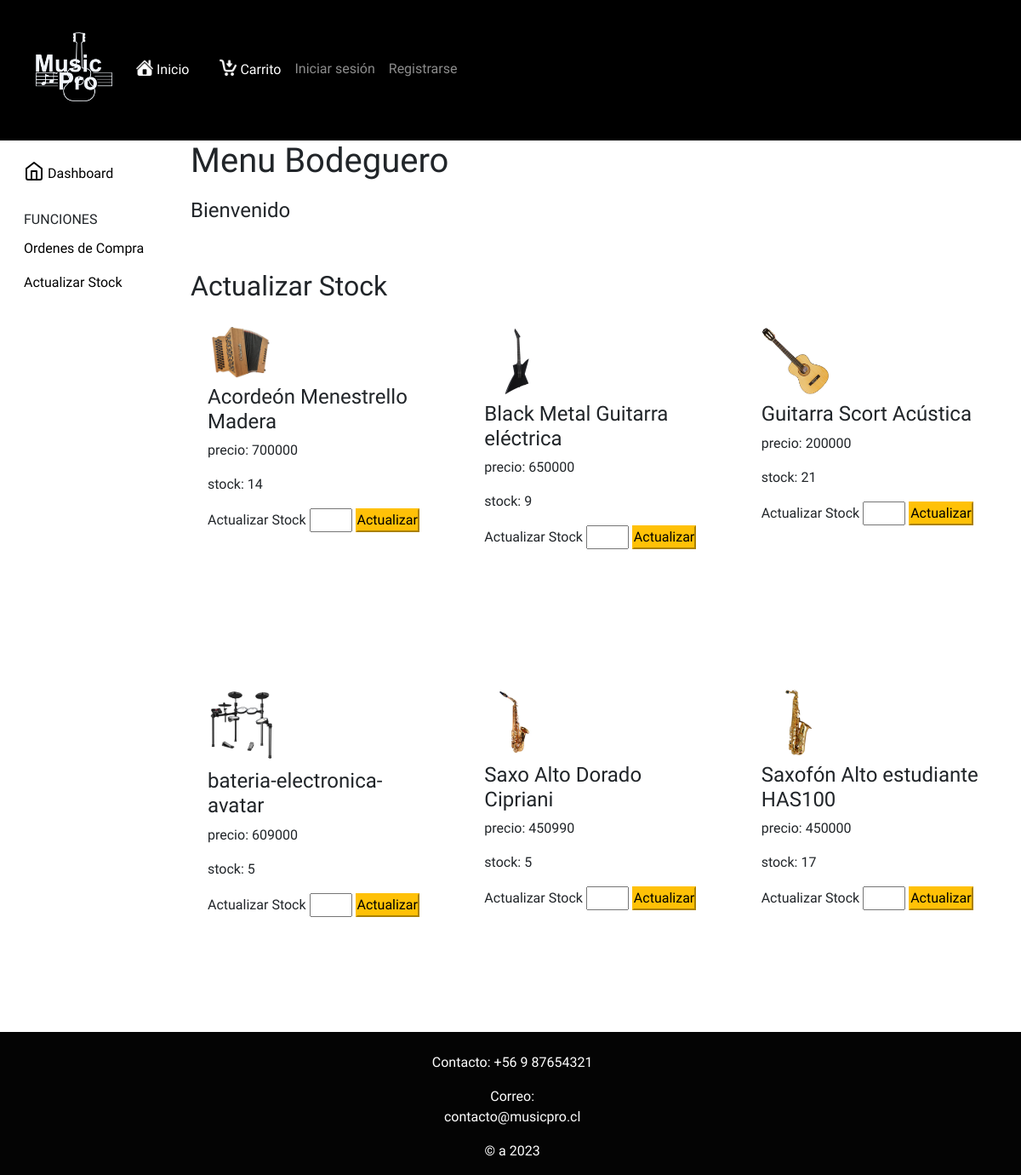
/bodegueroStock, run on an earlier commit of the app's database.
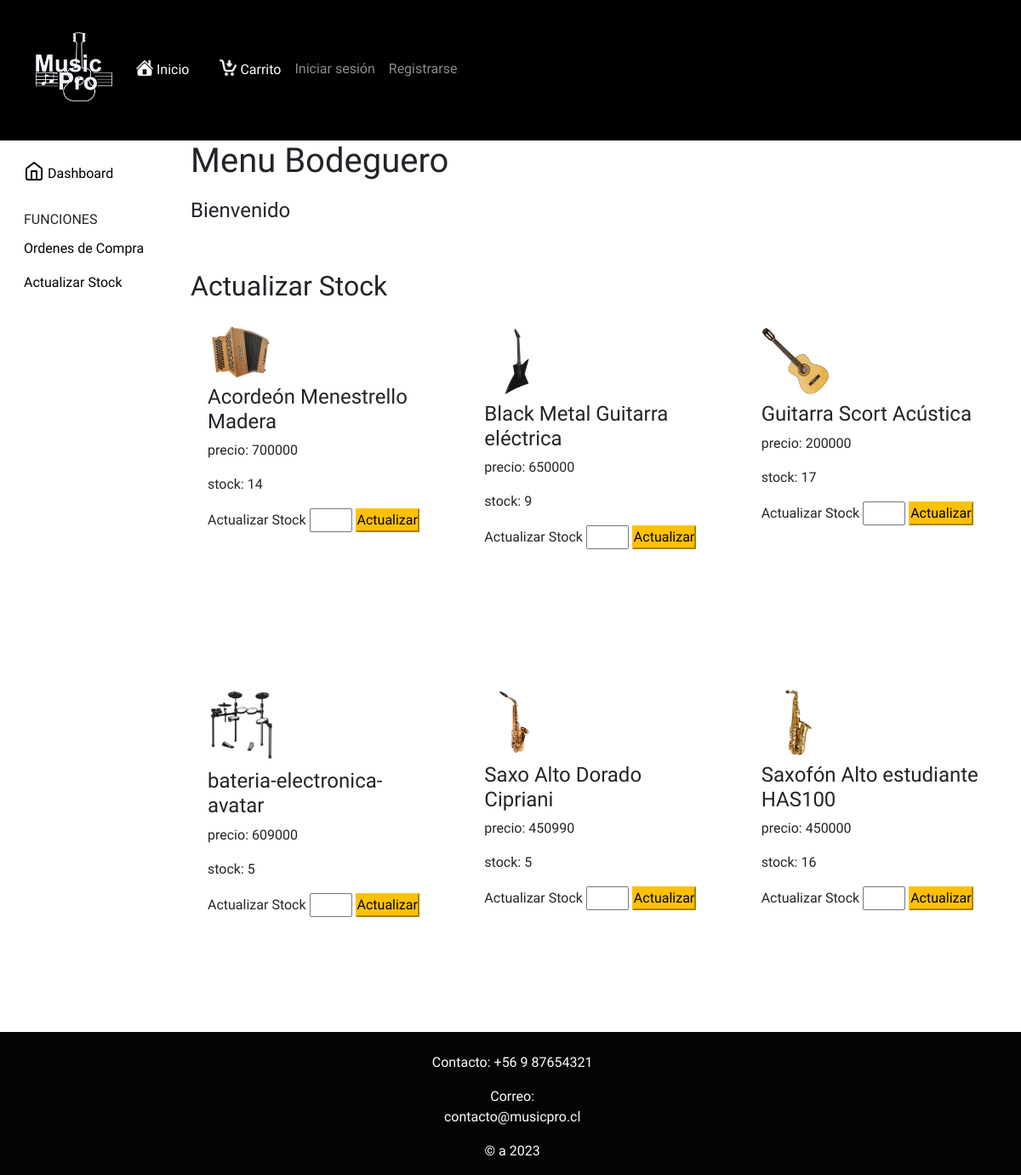
And on a later commit of the database.
### core/models.py (models this page shows, shortened)
class Producto(models.Model):
    nombre = models.CharField(max_length=40)
    precio = models.IntegerField(default=0)
    stock = models.IntegerField(default=0)
    imagen =models.ImageField(upload_to='')
    descripcion = models.CharField(max_length=500, default='')
    idTipoProducto = models.ForeignKey(TipoProducto, on_delete=models.SET_NULL, null=True)

### core/views.py (the view)
# urls.py: path('bodegueroStock', bodegueroStock, name="bodegueroStock"),
def bodegueroStock(request):
    contexto = {
        'productos' : Producto.objects.all()
    }
    return render(request,'core/bodegueroStock.html', contexto)

### core/context_processor.py (called while the page is built)
def total_carrito(request):
    total = 0
    if 'carrito' in request.session:
        for key, value in request.session["carrito"].items():
            total += int(value["acumulado"])
    return {"total_carrito":total}

### core/templates/core/BodegueroStock.html (shortened to what this page needs)
{% extends "core/layout.html" %}
{% load static %}
{% block head %}
<link rel="stylesheet" href="{% static 'core/css/bodegueroStock.css' %}">
{% endblock %}
{% block content %}
<div class="container-fluid">
    <div class="row">
        <nav id="sidebarMenu" class="col-md-3 col-lg-2 d-md-block bg-body-tertiary sidebar collapse">
            <div class="position-sticky pt-3 sidebar-sticky">
                <ul class="nav flex-column">
                    <li class="nav-item">
                        <a class="nav-link active" aria-current="page" href="#" id="btnInicio" style="color: black;">
                            Dashboard
                        </a>
                    </li>
                    <h6
                        class="sidebar-heading d-flex justify-content-between align-items-center px-3 mt-4 mb-1 text-body-secondary text-uppercase">
                        <span>Funciones</span>
                    </h6>
                    <li class="nav-item">
                        <a class="nav-link" href="{% url 'bodeguero' %}" id="btnPagos" style="color: black;"> Ordenes de Compra</a>
                    </li>
                    <li class="nav-item">
                        <a class="nav-link" href="{% url 'bodegueroStock' %}" id="ActualizarStock" style="color: black;"> Actualizar Stock</a>
                    </li>
                </ul>
            </div>
        </nav>
        <main class="col-md-9 ms-sm-auto col-lg-10 px-md-4">
            <H1>Menu Bodeguero</H1>
            <div id="inicio" style="display: block; margin-top: 2%;">
                <h4>Bienvenido {{request.session.nombre}}</h4>
            </div>
            <br><br>
            <div id="tblEnvios" style="display: block;">
                <h2>Actualizar Stock</h2>
                <div class="row row-cols-3">
                    {% for i in productos %}
                    <div class="col-sm-4 mb-4">
                        <form action="/ActualizarStock/" method="post">
                            <div class="producto">
                            <img id="imgPro" src="/media/{{i.imagen}}" class="figure-img img-fluid">
                            <h4>{{i.nombre}}</h4>
                            <p>precio: {{i.precio}}</p>
                            <p>stock: {{i.stock}}</p>
                            <Label for="NewStock">Actualizar Stock</Label>
                            <input type="number" id="NewStock" name="NewStock"  size="4" class="" required>
                            <button type="submit" class="btn-warning"> Actualizar</button>
                            </div>
                        </form>
                    </div>
                    {% endfor %}
                </div>
            </div>
        </main>
    </div>
</div>
{% endblock %}

What changed in the data, as far as the page shows it:
changed Producto "Guitarra Scort Acústica": stock "21" → "17"
changed Producto "Saxofón Alto estudiante HAS100": stock "17" → "16"
